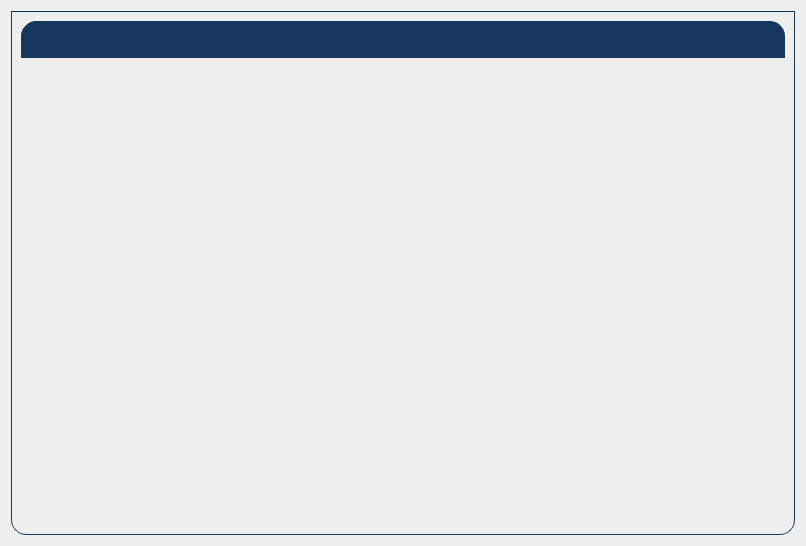
<?xml version="1.0" encoding="UTF-8"?>
<ui version="4.0">
 <class>provideFile_widget</class>
 <widget class="QWidget" name="provideFile_widget">
  <property name="enabled">
   <bool>true</bool>
  </property>
  <property name="geometry">
   <rect>
    <x>0</x>
    <y>0</y>
    <width>806</width>
    <height>546</height>
   </rect>
  </property>
  <property name="minimumSize">
   <size>
    <width>500</width>
    <height>150</height>
   </size>
  </property>
  <property name="contextMenuPolicy">
   <enum>Qt::NoContextMenu</enum>
  </property>
  <property name="windowTitle">
   <string>Form</string>
  </property>
  <property name="layoutDirection">
   <enum>Qt::LeftToRight</enum>
  </property>
  <property name="styleSheet">
   <string notr="true"/>
  </property>
  <layout class="QVBoxLayout" name="verticalLayout_4">
   <item>
    <layout class="QVBoxLayout" name="main_vertLayout">
     <item>
      <widget class="QFrame" name="frame">
       <property name="styleSheet">
        <string notr="true">QFrame#frame{
     border: 1px solid #FF17365D;
     border-bottom-left-radius: 15px;
     border-bottom-right-radius: 15px;
}</string>
       </property>
       <property name="frameShape">
        <enum>QFrame::StyledPanel</enum>
       </property>
       <property name="frameShadow">
        <enum>QFrame::Raised</enum>
       </property>
       <layout class="QVBoxLayout" name="verticalLayout_5">
        <item>
         <widget class="PyDMLabel" name="TitleLabel">
          <property name="toolTip">
           <string/>
          </property>
          <property name="styleSheet">
           <string notr="true">QLabel {
 qproperty-alignment: AlignCenter;
 border: 1px solid #FF17365D;
 border-top-left-radius: 15px;
 border-top-right-radius: 15px;
 background-color: #FF17365D;
 padding: 5px 0px;
 color: rgb(255, 255, 255);
 max-height: 25px;
 font-size: 14px;
}</string>
          </property>
          <property name="text">
           <string/>
          </property>
         </widget>
        </item>
        <item>
         <layout class="QVBoxLayout" name="verticalLayout_6">
          <item>
           <widget class="PyDMLabel" name="HeaderLabel">
            <property name="toolTip">
             <string/>
            </property>
           </widget>
          </item>
         </layout>
        </item>
        <item>
         <layout class="QVBoxLayout" name="fileDialog_layout"/>
        </item>
       </layout>
      </widget>
     </item>
    </layout>
   </item>
  </layout>
 </widget>
 <customwidgets>
  <customwidget>
   <class>PyDMLabel</class>
   <extends>QLabel</extends>
   <header>pydm.widgets.label</header>
  </customwidget>
 </customwidgets>
 <resources/>
 <connections/>
</ui>
